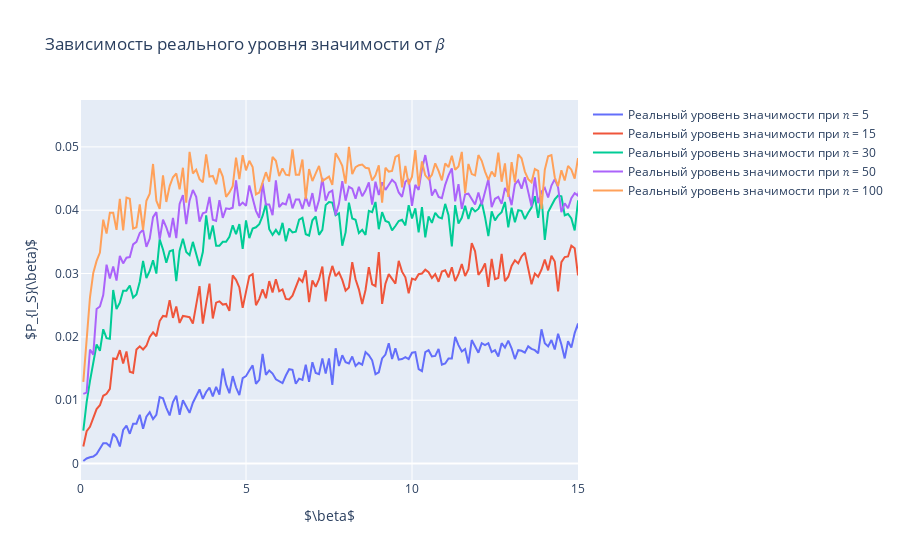

The cell this chart's notebook holds for it:
### Code cell
fig = go.Figure()
for i, n in enumerate(n_arr):
    fig.add_trace(go.Scatter(x=beta_grid, y=frequency_arr[i], mode='lines', 
                             name=f'Реальный уровень значимости при 𝑛 = {n}'))
fig.update_layout(title=f'Зависимость реального уровня значимости от 𝛽', 
                      xaxis_title="$\\beta$", yaxis_title="$P_{I_S}(\\beta)$")
fig.update_xaxes(range=[0, 15])  
fig.show()
pof.plot(fig, filename='significance_level_beta.html', auto_open=False)

### Figure 1 — Plotly figure (JSON) as saved in the notebook; plotly's stock layout.template omitted (floating-point values rounded to 4 significant figures; data arrays with more than 128 entries replaced by an {"elided": "..."} marker saying what was removed)
{"data": [{"mode": "lines", "name": "Реальный уровень значимости при 𝑛 = 5", "type": "scatter", "x": {"elided": "1000 float values"}, "y": {"elided": "1000 float values"}}, {"mode": "lines", "name": "Реальный уровень значимости при 𝑛 = 15", "type": "scatter", "x": {"elided": "1000 float values"}, "y": {"elided": "1000 float values"}}, {"mode": "lines", "name": "Реальный уровень значимости при 𝑛 = 30", "type": "scatter", "x": {"elided": "1000 float values"}, "y": {"elided": "1000 float values"}}, {"mode": "lines", "name": "Реальный уровень значимости при 𝑛 = 50", "type": "scatter", "x": {"elided": "1000 float values"}, "y": {"elided": "1000 float values"}}, {"mode": "lines", "name": "Реальный уровень значимости при 𝑛 = 100", "type": "scatter", "x": {"elided": "1000 float values"}, "y": {"elided": "1000 float values"}}], "layout": {"title": {"text": "Зависимость реального уровня значимости от 𝛽"}, "xaxis": {"range": [0, 15], "title": {"text": "$\\beta$"}}, "yaxis": {"title": {"text": "$P_{I_S}(\\beta)$"}}}}
